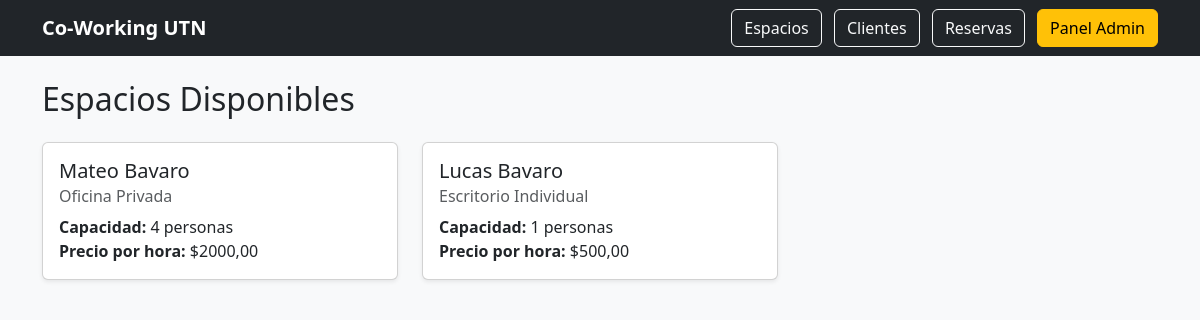
The page / on the database its author committed.
### espacios/models.py (models this page shows, shortened)
class Espacio(models.Model):
    TIPO_CHOICES = [
        ('escritorio', 'Escritorio Individual'),
        ('sala', 'Sala de Reuniones'),
        ('oficina', 'Oficina Privada'),
    ]
    nombre = models.CharField(max_length=100)
    tipo = models.CharField(max_length=20, choices=TIPO_CHOICES)
    capacidad = models.PositiveIntegerField()
    precio_por_hora = models.DecimalField(max_digits=10, decimal_places=2)
    disponible = models.BooleanField(default=True)

### espacios/views.py (the view)
# urls.py: path('', lista_espacios, name='lista_espacios'),
def lista_espacios(request):
    espacios = Espacio.objects.filter(disponible=True)
    return render(request, 'espacios/lista_espacios.html', {'espacios': espacios})

### espacios/templates/espacios/lista_espacios.html (shortened to what this page needs)
{% extends 'base.html' %}
{% block content %}
<h2 class="mb-4">Espacios Disponibles</h2>
<div class="row">
    {% for espacio in espacios %}
    <div class="col-md-4 mb-4">
        <div class="card h-100 shadow-sm">
            <div class="card-body">
                <h5 class="card-title">{{ espacio.nombre }}</h5>
                <h6 class="card-subtitle mb-2 text-muted">{{ espacio.get_tipo_display }}</h6>
                <p class="card-text">
                    <strong>Capacidad:</strong> {{ espacio.capacidad }} personas<br>
                    <strong>Precio por hora:</strong> ${{ espacio.precio_por_hora }}
                </p>
            </div>
        </div>
    </div>
    {% empty %}
    <div class="col-12">
        <div class="alert alert-info">No hay espacios disponibles en este momento.</div>
    </div>
    {% endfor %}
</div>
{% endblock %}

### rows shown on the page
Espacio: nombre "Mateo Bavaro", tipo "Oficina Privada", capacidad "4", precio_por_hora "2000,00"
Espacio: nombre "Lucas Bavaro", tipo "Escritorio Individual", capacidad "1", precio_por_hora "500,00"
